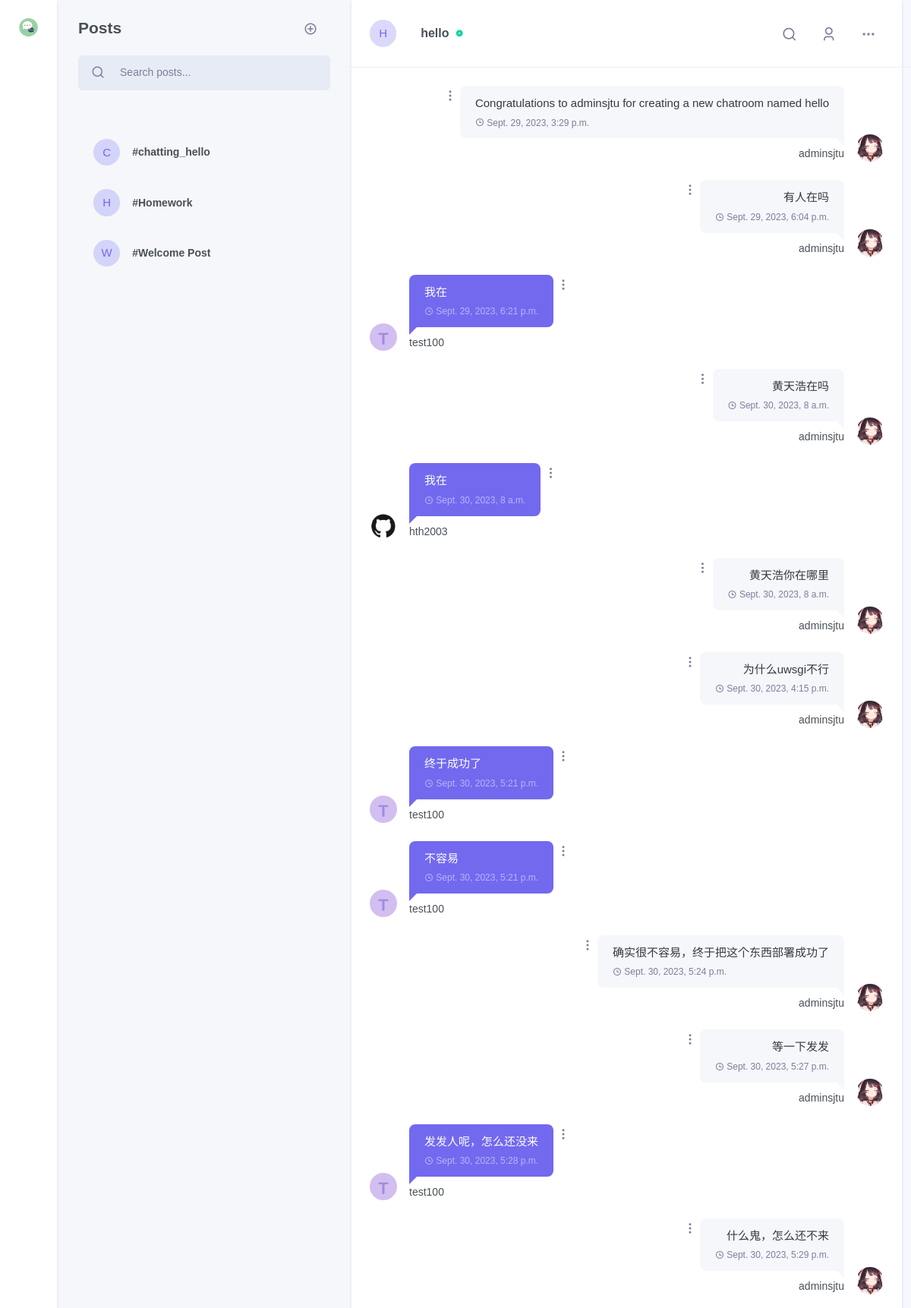
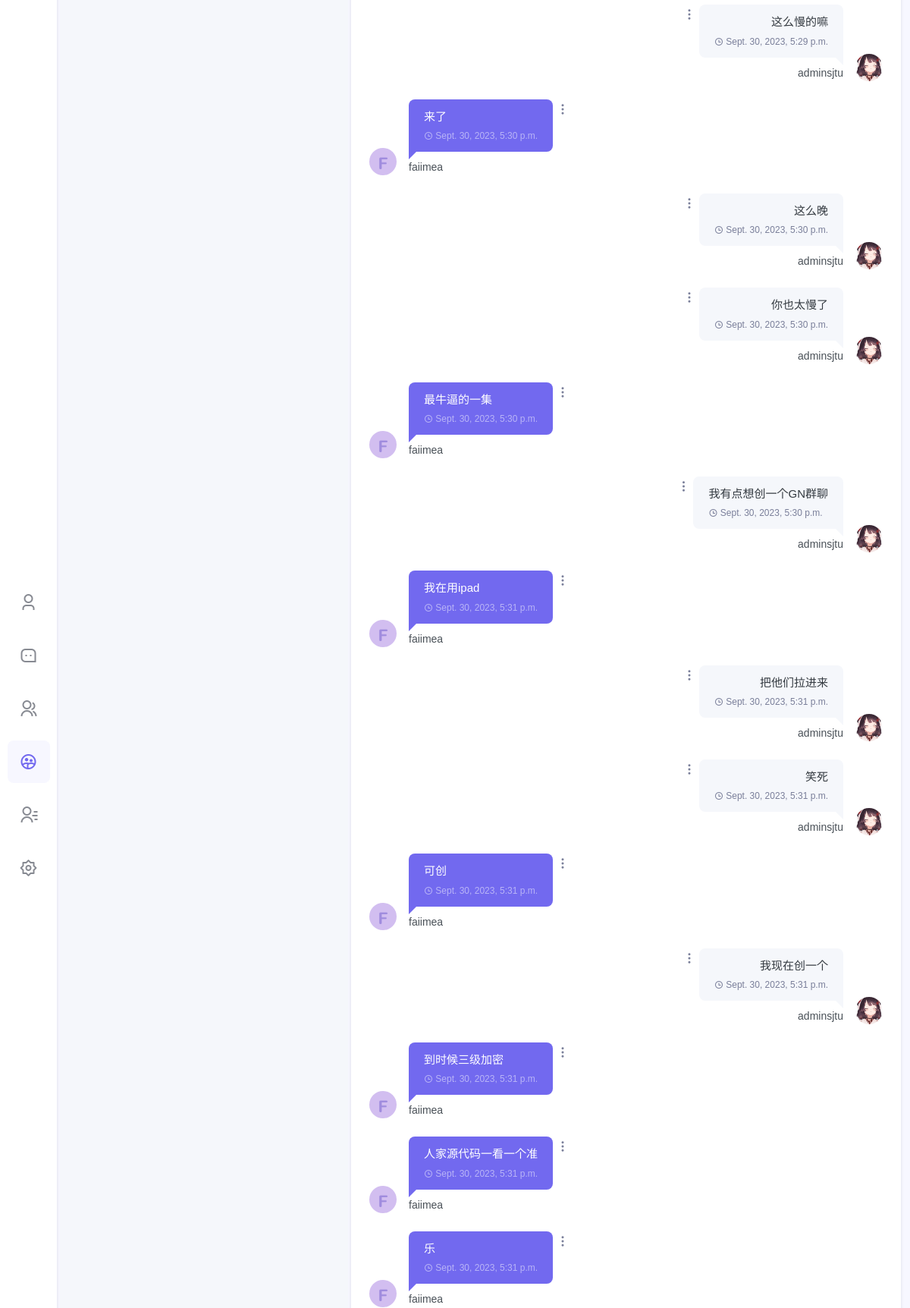
The app's page /chat/chatroom/hello/chatting_hello (signed in, upper part) with its own data (2 pictures, top to bottom).
### chat/models.py (models this page shows, shortened)
class Post(models.Model):
    title = models.CharField(max_length=128)
    author = models.ForeignKey(to=User, on_delete=models.CASCADE)
    author_profile = models.ForeignKey(to=Profile, on_delete=models.CASCADE)
    about_post = models.CharField(max_length=1000, default="The author did not set an introduction to the topic")
    image = models.ImageField(upload_to='post_image', null=True, blank=True)
    created_on = models.DateTimeField(auto_now_add=True)
    updated_on = models.DateTimeField(auto_now= True)
    belong_room = models.ForeignKey(to=Room, on_delete=models.CASCADE)
    tags = models.ManyToManyField(Tag, blank=True)
    @property
    def initial(self):
        return self.title[0].upper()
    class Meta:
        ordering = ['-created_on']

class Room(models.Model):
    name = models.CharField(max_length=128, unique=True)
    owner_name = models.CharField(max_length=128)
    about_room = models.CharField(max_length=128, default="welcome to my chatroom")
    online = models.ManyToManyField(to=get_user_model(), blank=True)
    image = models.ImageField(upload_to='room_image', null=True, blank=True)
    @property
    def initial(self):
        return self.name[0].upper()
    @property
    def image_url(self):
        if self.image == "":
            return "/media/chat/static_default/{}.png".format(self.initial)
        else:
            return self.image.url

class RoomMessage(models.Model):
    user = models.ForeignKey(to=get_user_model(), on_delete=models.CASCADE)
    room = models.ForeignKey(to=Room, on_delete=models.CASCADE)
    belong_post = models.ForeignKey(to=Post, on_delete=models.CASCADE)
    content = models.CharField(max_length=512)
    timestamp = models.DateTimeField(auto_now_add=True)
    @property
    def image_url(self):
        profile = Profile.objects.get(user=self.user)
        return profile.image_url

class Profile(models.Model):
    about_me = models.TextField(default='There is no Personal Signature here yet. You can add it through settings')
    image = models.ImageField(upload_to='profile_image', null=True, blank=True)
    user = models.OneToOneField(User, on_delete=models.CASCADE)
    location = models.CharField(max_length=50, default="Unkown")
    @property
    def image_url(self):
        if self.image == "":
            return "/media/chat/static_default/{}.png".format(self.user_initial)
        else:
            return self.image.url
    @property
    def user_initial(self):
        return self.user.username[0].upper()

### users/models.py (models this page shows)
class User(AbstractUser):
    email = models.EmailField('email address', primary_key=True, unique=True)
    USERNAME_FIELD = 'email'
    REQUIRED_FIELDS = ["username"]

### chat/views.py (the view, shortened to what this page needs)
# urls.py: path('chatroom/<str:room_name>/<str:post_name>', views.innerroom, name='innerroom'),
@login_required
def innerroom(request: HttpRequest, room_name, post_name):
    username = request.user.username
    user = get_object_or_404(User, username=username)
    profile = get_object_or_404(Profile, user=user)
    chat_room = get_object_or_404(Room, name=room_name)
    if post_name == "chatting_" + room_name:
        chatting_post = True
    else:
        chatting_post = False
    cur_post = get_object_or_404(Post, title=post_name, belong_room=chat_room)
    room_messages = RoomMessage.objects.filter(room=chat_room, belong_post=cur_post).order_by('timestamp')
    posts = Post.objects.filter(belong_room=chat_room).order_by('created_on')
    wrong_message = ""
    users_img_urls = dict()
    for rm in room_messages:
        user = rm.user
        user_profile = get_object_or_404(Profile, user=user)
        users_img_urls[user_profile.user.username] = user_profile.image_url
    return render(
        request=request,
        template_name='chat/innerroom.html',
        context={
            'profile': profile,
            'rooms': Room.objects.all(),
            'cur_room': chat_room,
            'wrong_message': wrong_message,
            'room_messages': room_messages,
            'posts': posts,
            'cur_post': cur_post,
            'chatting_post': chatting_post,
            'users_img_urls_json': json.dumps(users_img_urls)
        }
    )

### templates/chat/innerroom.html (shortened to what this page needs)
{% extends 'chat/base.html' %}
{% block side_menu %}
    {% include "chat/side_menus/side_menu_chatroom.html" %}
{% endblock %}
{% block leftsidebar %}
    {% include "chat/leftsidebar/leftsidebar_innerroom.html" %}
{% endblock %}
{% block chat_conversation %}
    {% if chatting_post %}
        {% include "chat/body/body_innerroom_chatting.html" %}
    {% else %}
        {% include "chat/body/body_innerroom_post.html" %}
    {% endif %}
{% endblock %}

### templates/chat/leftsidebar/leftsidebar_innerroom.html (shortened to what this page needs)
<div>
    <div class="p-4">
        <div class="user-chat-nav float-right">
            <div data-toggle="tooltip" data-placement="bottom" title="Create post">
                <button type="button" class="btn btn-link text-decoration-none text-muted font-size-18 py-0" data-toggle="modal" data-target="#addpost-exampleModal">
                    <i class="ri-add-circle-line mr-1"></i>
                </button>
            </div>
        </div>
        <h4 class="mb-4">Posts</h4>
        <div class="search-box chat-search-box">
            <div class="input-group bg-light  input-group-lg rounded-lg">
                <div class="input-group-prepend">
                    <button class="btn btn-link text-decoration-none text-muted pr-1" type="button">
                        <i class="ri-search-line search-icon font-size-18"></i>
                    </button>
                </div>
                <input type="text" class="form-control bg-light" placeholder="Search posts...">
            </div>
        </div>
    </div>
    <div class="p-4 chat-message-list chat-chatroom-list" data-simplebar="">
    <ul class="list-unstyled chat-list">
        {% for post in posts %}
        <li><a href="{% url 'chat:innerroom' room_name=post.belong_room.name post_name=post.title %}"><div class="media align-items-center">
            <div class="chat-user-img mr-3 avatar-xs">
                <span class="avatar-title rounded-circle bg-soft-primary text-primary">
                    {{ post.initial }}
                </span>
            </div>
            <div class="media-body overflow-hidden">
                <h5 class="text-truncate font-size-14 mb-0">#{{ post.title }}</h5>
            </div>
        </div></a></li>
        {% endfor %}
    </ul></div>
</div>

### templates/chat/body/body_innerroom_chatting.html (shortened to what this page needs)
<div class="w-100">
    <div class="p-3 p-lg-4 border-bottom row align-items-center">
        <div class="col-sm-4 col-8">
            <div class="media align-items-center">
                <div class="mr-3">
                    <div class="chat-user-img mr-3 avatar-xs">
                        <span class="avatar-title rounded-circle bg-soft-primary text-primary">
                            {{ cur_room.initial }}
                        </span>
                    </div>
                </div>
                <div class="media-body overflow-hidden">
                    <h5 class="font-size-16 mb-0 text-truncate">
                        <a href="#" class="text-reset user-profile-show" id="cur_room_name">
                            {{cur_room.name}}
                        </a>
                        <i class="ri-record-circle-fill font-size-10 text-success d-inline-block ml-1"></i>
                    </h5>
                </div>
            </div>
        </div>
        <div class="col-sm-8 col-4">
            <ul class="list-inline user-chat-nav text-right mb-0">
                <li class="list-inline-item">
                    <div class="dropdown">
                        <button class="btn nav-btn dropdown-toggle" type="button" data-toggle="dropdown" aria-haspopup="true" aria-expanded="false">
                            <i class="ri-search-line"></i>
                        </button>
                    </div>
                </li>
                <li class="list-inline-item d-none d-lg-inline-block">
                    <button type="button" class="btn nav-btn user-profile-show">
                        <i class="ri-user-3-line"></i>
                    </button>
                </li>
                <li class="list-inline-item">
                    <div class="dropdown">
                        <button class="btn nav-btn dropdown-toggle" type="button" data-toggle="dropdown" aria-haspopup="true" aria-expanded="false">
                            <i class="ri-more-fill"></i>
                        </button>
                    </div>
                </li>
            </ul>
        </div>
    </div>
    <div class="chat-conversation p-3 p-lg-4" id="chatLog-container" style="overflow: auto;">
        <ul class="list-unstyled mb-0"i id="chatLog">
            {% for rm in room_messages %}
                {% if rm.user.username != profile.user.username %}
                <li><div class="conversation-list">
                    <div class="chat-avatar"><img src={{rm.image_url}} alt=""></div>
                    <div class="user-chat-content">
                        <div class="ctext-wrap">
                            <div class="ctext-wrap-content">
                                <p class="mb-0">{{rm.content}}</p>
                                <p class="chat-time mb-0"><i class="ri-time-line align-middle"></i> <span class="align-middle">{{rm.timestamp}}</span></p>
                            </div>
                            <div class="dropdown align-self-start">
                                <a class="dropdown-toggle" href="#" role="button" data-toggle="dropdown" aria-haspopup="true" aria-expanded="false">
                                    <i class="ri-more-2-fill"></i>
                                </a>
                            </div>
                        </div>
                        <div class="conversation-name">{{rm.user.username}}</div>
                    </div>
                </div></li>
                {% else %}
                <li class="right"><div class="conversation-list">
                    <div class="chat-avatar"><img src="{{ profile.image_url }}" alt=""></div>
                    <div class="user-chat-content">
                        <div class="ctext-wrap">
                            <div class="ctext-wrap-content">
                                <p class="mb-0">{{rm.content}}</p>
                                <p class="chat-time mb-0"><i class="ri-time-line align-middle"></i> <span class="align-middle">{{rm.timestamp}}</span></p>
                            </div>
                            <div class="dropdown align-self-start">
                                <a class="dropdown-toggle" href="#" role="button" data-toggle="dropdown" aria-haspopup="true" aria-expanded="false">
                                    <i class="ri-more-2-fill"></i>
                                </a>
                            </div>
                        </div>
                        <div class="conversation-name"> {{ profile.user.username }} </div>
                    </div>
                </div></li>
                {% endif %}
            {% endfor %}
        </ul>
    </div>
</div>

### records on screen
Post: initial "C", title "chatting_hello"
Post: initial "H", title "Homework"
Post: initial "W", title "Welcome Post"
Room: initial "H", name "hello"
RoomMessage: image_url (picture), content "Congratulations to adminsjtu for creating a new chatroom named hello", timestamp "Sept. 29, 2023, 3:29 p.m."
Profile: user.username "adminsjtu"
RoomMessage: image_url (picture), content "有人在吗", timestamp "Sept. 29, 2023, 6:04 p.m."
RoomMessage: content "我在", timestamp "Sept. 29, 2023, 6:21 p.m.", user.username "test100"
RoomMessage: image_url (picture), content "黄天浩在吗", timestamp "Sept. 30, 2023, 8 a.m."
RoomMessage: image_url (picture), content "我在", timestamp "Sept. 30, 2023, 8 a.m.", user.username "hth2003"
RoomMessage: image_url (picture), content "黄天浩你在哪里", timestamp "Sept. 30, 2023, 8 a.m."
RoomMessage: image_url (picture), content "为什么uwsgi不行", timestamp "Sept. 30, 2023, 4:15 p.m."
RoomMessage: content "终于成功了", timestamp "Sept. 30, 2023, 5:21 p.m.", user.username "test100"
RoomMessage: content "不容易", timestamp "Sept. 30, 2023, 5:21 p.m.", user.username "test100"
RoomMessage: image_url (picture), content "确实很不容易，终于把这个东西部署成功了", timestamp "Sept. 30, 2023, 5:24 p.m."
RoomMessage: image_url (picture), content "等一下发发", timestamp "Sept. 30, 2023, 5:27 p.m."
RoomMessage: content "发发人呢，怎么还没来", timestamp "Sept. 30, 2023, 5:28 p.m.", user.username "test100"
RoomMessage: image_url (picture), content "什么鬼，怎么还不来", timestamp "Sept. 30, 2023, 5:29 p.m."
RoomMessage: image_url (picture), content "这么慢的嘛", timestamp "Sept. 30, 2023, 5:29 p.m."
RoomMessage: content "来了", timestamp "Sept. 30, 2023, 5:30 p.m.", user.username "faiimea"
RoomMessage: image_url (picture), content "这么晚", timestamp "Sept. 30, 2023, 5:30 p.m."
RoomMessage: image_url (picture), content "你也太慢了", timestamp "Sept. 30, 2023, 5:30 p.m."
RoomMessage: content "最牛逼的一集", timestamp "Sept. 30, 2023, 5:30 p.m.", user.username "faiimea"
RoomMessage: image_url (picture), content "我有点想创一个GN群聊", timestamp "Sept. 30, 2023, 5:30 p.m."
RoomMessage: content "我在用ipad", timestamp "Sept. 30, 2023, 5:31 p.m.", user.username "faiimea"
RoomMessage: image_url (picture), content "把他们拉进来", timestamp "Sept. 30, 2023, 5:31 p.m."
RoomMessage: image_url (picture), content "笑死", timestamp "Sept. 30, 2023, 5:31 p.m."
RoomMessage: content "可创", timestamp "Sept. 30, 2023, 5:31 p.m.", user.username "faiimea"
RoomMessage: image_url (picture), content "我现在创一个", timestamp "Sept. 30, 2023, 5:31 p.m."
RoomMessage: content "到时候三级加密", timestamp "Sept. 30, 2023, 5:31 p.m.", user.username "faiimea"
RoomMessage: content "人家源代码一看一个准", timestamp "Sept. 30, 2023, 5:31 p.m.", user.username "faiimea"
RoomMessage: content "乐", timestamp "Sept. 30, 2023, 5:31 p.m.", user.username "faiimea"
